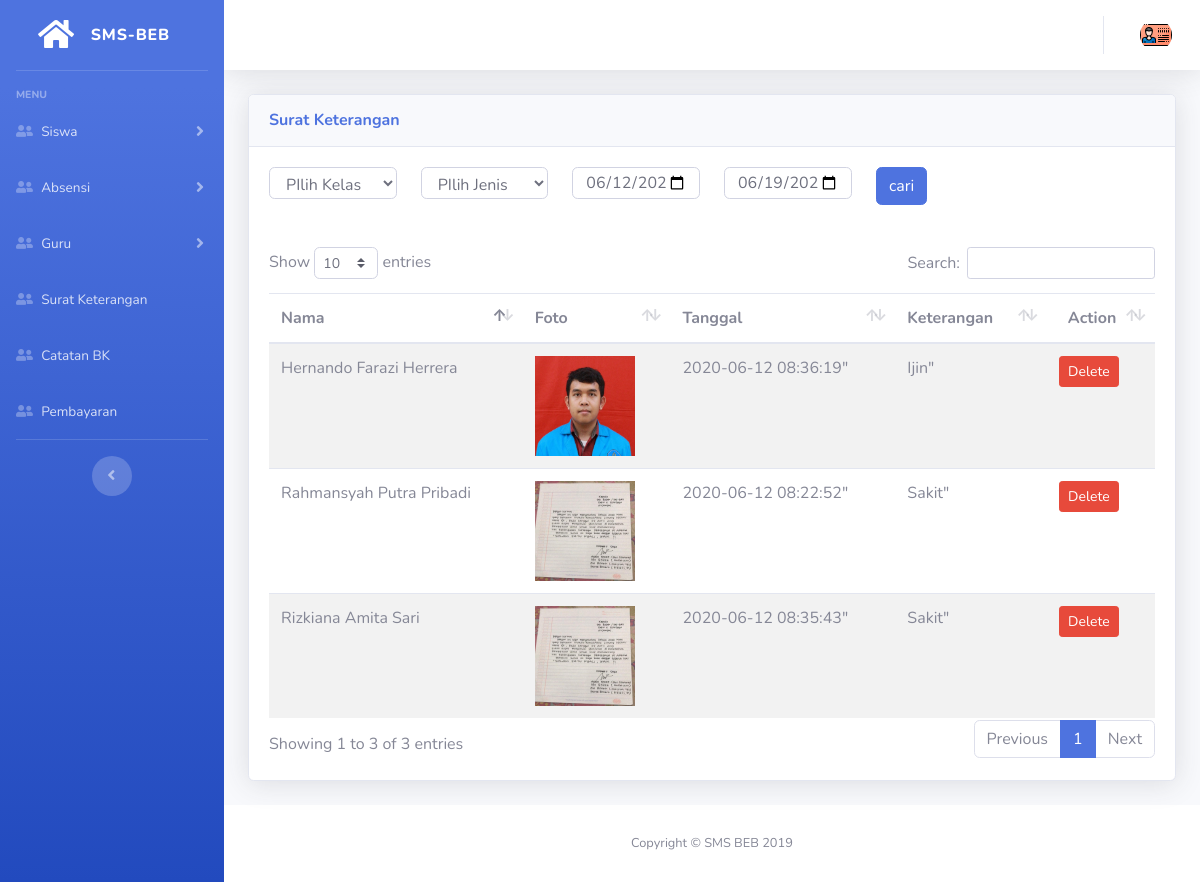
Screenshot of /index.php/dashboard/surat_keterangan with the database file from the repository.
### tables this page shows
CREATE TABLE `tb_keterangan` (
  `id` int(6) NOT NULL,
  `nis` int(11) NOT NULL,
  `jenis` enum('Ijin','Sakit') NOT NULL,
  `tanggal` timestamp NOT NULL DEFAULT current_timestamp(),
  `foto` varchar(80) NOT NULL
);

CREATE TABLE `tb_siswa` (
  `nis` varchar(11) NOT NULL,
  `nama` varchar(30) NOT NULL,
  `email` varchar(50) NOT NULL,
  `password` varchar(50) NOT NULL,
  `jenis_kelamin` tinyint(1) NOT NULL,
  `id_kelas` varchar(5) NOT NULL,
  `alamat` varchar(100) NOT NULL,
  `tempat_lahir` varchar(50) NOT NULL,
  `tanggal_lahir` date NOT NULL,
  `no_hp` varchar(13) NOT NULL,
  `kode` enum('User') DEFAULT NULL,
  `foto` varchar(100) NOT NULL
);

### application/controllers/dashboard/Surat_keterangan.php (called while the page is built, shortened)
<?php
class Surat_Keterangan extends CI_Controller {
	function __construct()
  	{
		$this->low = "tb_keterangan";
    }
    public function index(){
		$data['title'] = "Data $this->low";
        $data['content'] = "$this->low/index";
        $where = "";
        $data['kelas'] = $this->db->get("tb_kelas")->result_array();
		$data['list'] = $this->db->query("SELECT tk.*, ts.nama,ts.nis FROM tb_keterangan tk JOIn tb_siswa ts ON tk.nis=ts.nis $where")->result_array();
        $this->load->view('backend/index',$data);
    }
}

### index.php (called while the page is built, shortened)
<?php
require_once BASEPATH.'core/CodeIgniter.php';

### application/views/backend/layout/content.php (called while the page is built)
<?php
include str_replace("system", "application/views/backend/content", BASEPATH)."/$content.php";
 ?>

### application/helpers/response_helper.php (called while the page is built, shortened)
<?php
class Response_helper
{
	public static function part($file)
	{
		include str_replace("system", "application/views/", BASEPATH) . "part/$file.php";
	}
}

### application/views/backend/content/tb_keterangan/index.php (the view, shortened to what this page needs)
<div class="container-fluid">
  <div class="card shadow mb-4">
    <div class="card-header py-3">
      <h6 class="m-0 font-weight-bold text-primary datatable">Surat Keterangan</h6>
    </div>
    <div class="card-body">
    <form action="" method="POST">
        <div class="row">
          <div class="form-group col-md-2">
            <select name="kelas" id="" class="form-control">
            <option value="">PIlih Kelas</option>
            </select>
          </div>
          <div class="form-group col-md-2">
            <select name="jenis" id="" class="form-control">
              <option value="">PIlih Jenis</option>
            </select>
          </div>
          <div class="form-group col-md-4">
            <div class="row">
                <div class="col-md-6">
                  <input type="date" name="start_date" value="<?= date("Y-m-d") ?>" placeholder="tanggal awal" class="form-control">
                </div>
                <div class="col-md-6">
                  <input type="date" name="end_date"  value="<?= date("Y-m-d", strtotime("+7days")) ?>" placeholder="tanggal akhir" class="form-control">
                </div>
            </div>
          </div>
          <div class="form-group col-md-1">
                <input type="submit" name="cari" value="cari" class="btn btn-primary btn-block">
          </div>
        </div>
      </form>
      <?php Response_Helper::part('alert');?>
      <div class="table-responsive">
          <table class="table table-striped" width="100%">
             <thead>
                <tr>
                      <th>Nama</th>
                      <th>Foto</th>
                      <th>Tanggal</th>
                      <th>Keterangan</th>
                      <th >
                      <center><span>Action</span></center>
                    </th>
                </tr>
             </thead>
             <tbody>
          <?php
          foreach ($list as $data) {
            ?>
            <tr>
              <td><?=$data['nama']?></td>
              <td><a class="image-link" href='<?= base_url() ?>foto/surat/<?= $data['foto']?>'><img src='<?= base_url() ?>foto/surat/<?= $data['foto']?>' width='100' height='100'></a></td>
              <td><?=$data['tanggal']?>"</td>
              <td><?=$data['jenis']?>"</td>
              <td>
              <a href="<?= base_url().$this->uri->segment(1)."/".$this->uri->segment(2)."/delete/".$data['id'] ?>"
                    onclick="return confirm('Anda yakin ingin menghapus data?');"><button
                      class="btn btn-danger btn-sm" type="button" name="delete">Delete</button></a>
              </td>
              </tr>
              <?php
          }
          ?>
          </tbody>
          </table>
      </div>
    </div>
  </div>
</div>

### application/views/backend/index.php (shortened to what this page needs)
<!DOCTYPE html>
<html lang="en">
<head>
  <link href="<?= base_url('assets/') ?>/vendor/fontawesome-free/css/all.min.css" rel="stylesheet" type="text/css">
  <link href="<?= base_url('assets/') ?>/css/sb-admin-2.min.css" rel="stylesheet">
  <link href="<?= base_url('assets/') ?>/vendor/datatables/dataTables.bootstrap4.min.css" rel="stylesheet">
  <link rel="stylesheet" href="<?= base_url('assets/') ?>/css/magnific-popup.css">
  <link rel="stylesheet" href="<?= base_url('assets/') ?>/css/custom.css">
</head>
<body id="page-top">
  <div id="wrapper">
    <?php
      include str_replace("system", "application/views/backend/", BASEPATH)."/layout/sidebar.php";
      include str_replace("system", "application/views/backend/", BASEPATH)."/layout/navbar.php";
      include str_replace("system", "application/views/backend/", BASEPATH)."/layout/content.php";
     ?>
</div>
<footer class="sticky-footer bg-white">
        <div class="container my-auto">
          <div class="copyright text-center my-auto">
            <span>Copyright &copy; SMS BEB 2019</span>
          </div>
        </div>
      </footer>
    </div>
  </div>
</body>
</html>

### application/views/backend/layout/sidebar.php (shortened to what this page needs)
<ul class="navbar-nav bg-gradient-primary sidebar sidebar-dark accordion" id="accordionSidebar">
<a class="sidebar-brand d-flex align-items-center justify-content-center" href="data-siswa.php">
  <div class="sidebar-brand-icon">
    <i class="fas fa-home"></i>
  </div>
  <div class="sidebar-brand-text mx-3">SMS-BEB</div>
</a>
<hr class="sidebar-divider">
<div class="sidebar-heading">
  Menu
</div>
<li class="nav-item">
  <a class="nav-link collapsed" href="#" data-toggle="collapse" data-target="#Siswa" aria-expanded="true"
    aria-controls="Siswa">
    <i class="fas fa-fw fa-user-friends"></i>
    <span>Siswa</span></a>
</li>
<li class="nav-item">
  <a class="nav-link collapsed" href="#" data-toggle="collapse" data-target="#collapseAbsensi" aria-expanded="true"
    aria-controls="collapseAbsensi">
    <i class="fas fa-fw fa-user-friends"></i>
    <span>Absensi</span></a>
</li>
<li class="nav-item">
  <a class="nav-link collapsed" href="#" data-toggle="collapse" data-target="#guru" aria-expanded="true"
    aria-controls="collapseAbsensi">
    <i class="fas fa-fw fa-user-friends"></i>
    <span>Guru</span></a>
</li>
<li class="nav-item">
  <a class="nav-link" href="<?= base_url($this->uri->segment(1).'/surat_keterangan') ?>">
    <i class="fas fa-fw fa-user-friends"></i>
    <span>Surat Keterangan</span></a>
</li>
<li class="nav-item">
  <a class="nav-link" href="<?= base_url($this->uri->segment(1).'/surat_keterangan/bk') ?>">
    <i class="fas fa-fw fa-user-friends"></i>
    <span>Catatan BK</span></a>
</li>
<li class="nav-item">
  <a class="nav-link" href="<?= base_url($this->uri->segment(1).'/pembayaran') ?>">
    <i class="fas fa-fw fa-user-friends"></i>
    <span>Pembayaran</span></a>
</li>
<hr class="sidebar-divider d-none d-md-block">
<div class="text-center d-none d-md-inline">
  <button class="rounded-circle border-0" id="sidebarToggle"></button>
</div>
</ul>

### application/views/backend/layout/navbar.php (shortened to what this page needs)
<div id="content-wrapper" class="d-flex flex-column">
      <div id="content">
        <nav class="navbar navbar-expand navbar-light bg-white topbar mb-4 static-top shadow">
        <ul class="navbar-nav ml-auto">
        <li class="nav-item dropdown no-arrow">
            <a class="nav-link dropdown-toggle" href="#" id="userDropdown" role="button" data-toggle="dropdown"
            aria-haspopup="true" aria-expanded="false">
            <img class="img-profile rounded-circle" src="<?= base_url() ?>foto/profile.png">
            </a>
        </li>
        </ul>
        </nav>

### application/views/part/alert.php (shortened to what this page needs)
<div style="padding:12px">
 </div>

### assets/css/custom.css (style rules this page uses)
.btn { margin-bottom: 2px; }
.form-control { height: 32px; }
.container { width: 100% }
button { outline: none !important; }

### rows the page displays
tb_keterangan: tb_siswa.nama "Rahmansyah Putra Pribadi", foto (picture), tanggal "2020-06-12 08:22:52", jenis "Sakit"
tb_keterangan: tb_siswa.nama "Rizkiana Amita Sari", foto (picture), tanggal "2020-06-12 08:35:43", jenis "Sakit"
tb_keterangan: tb_siswa.nama "Hernando Farazi Herrera", foto (picture), tanggal "2020-06-12 08:36:19", jenis "Ijin"
